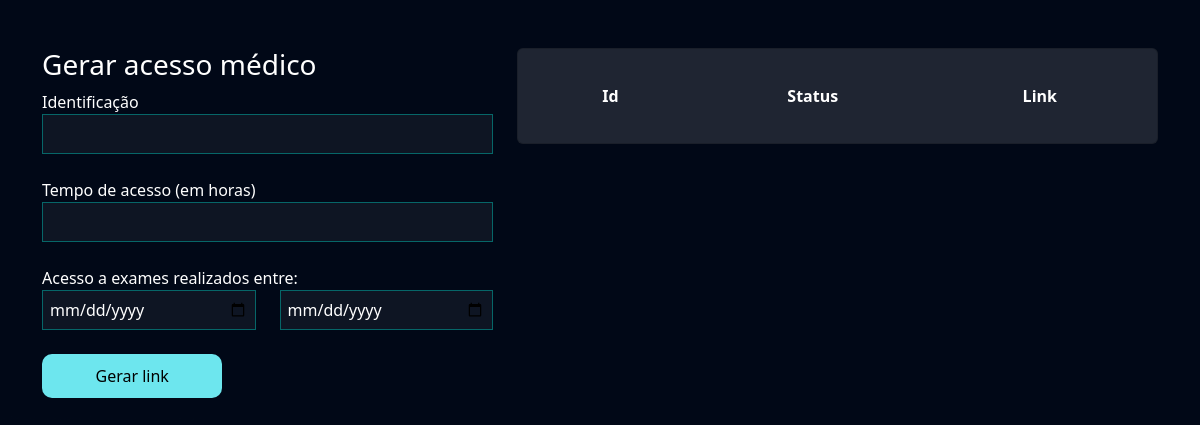
Page /exames/gerar_acesso_medico/ (signed in) on the earlier database version.
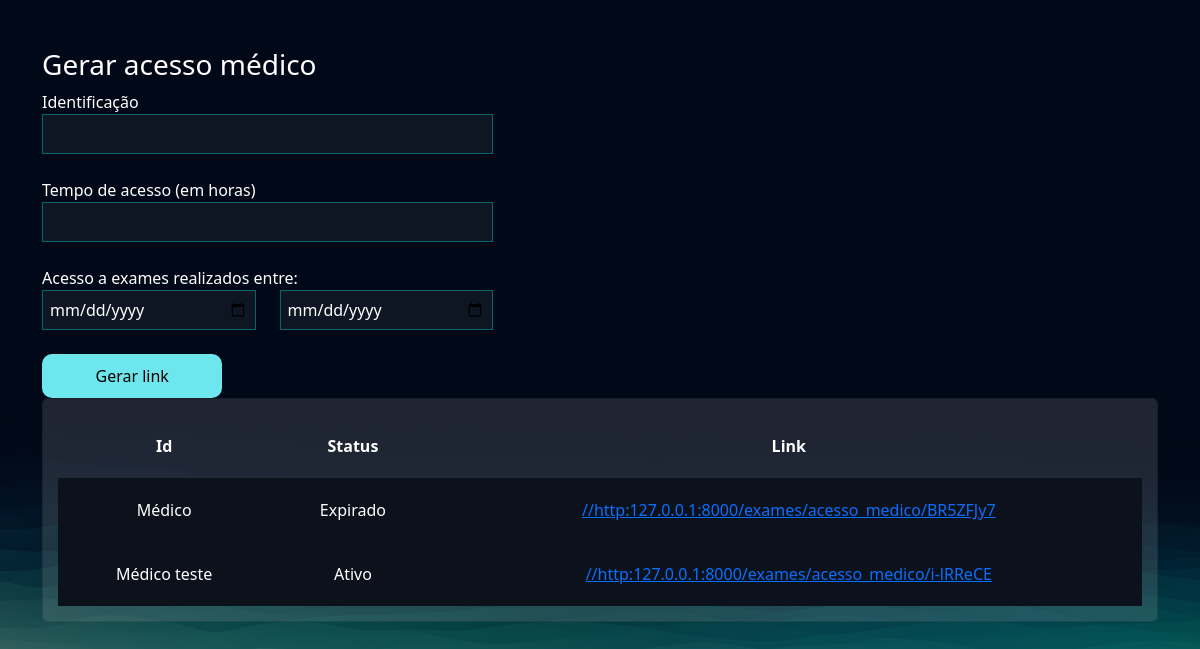
Same page on the later database version.
### exames/models.py (models this page shows, shortened)
class AcessoMedico(models.Model):
    usuario = models.ForeignKey(User, on_delete=models.DO_NOTHING)
    identificacao = models.CharField(max_length=50)
    tempo_de_acesso = models.IntegerField() # Em horas
    criado_em = models.DateTimeField()
    data_exames_iniciais = models.DateField()
    data_exames_finais = models.DateField()
    token = models.CharField(max_length=20, null=True, blank=True)
    @property
    def status(self):
        if timezone.now() > (self.criado_em + timedelta(hours=self.tempo_de_acesso)):
            return 'Expirado'
        else:
            return 'Ativo'
    @property
    def url(self):
        return f'//http:127.0.0.1:8000/exames/acesso_medico/{self.token}'

### exames/views.py (the view, shortened to what this page needs)
# urls.py: path('gerar_acesso_medico/', views.gerar_acesso_medico, name='gerar_acesso_medico'),
@login_required
def gerar_acesso_medico(request):
    acessos_medico = AcessoMedico.objects.filter(usuario=request.user)
    if request.method == 'GET':
        return render(request, 'gerar_acesso_medico.html', {'acessos_medico': acessos_medico})

### exames/templates/gerar_acesso_medico.html (shortened to what this page needs)
{% extends "bases/base.html" %}
{% load static %}
{% block 'head' %}
<link href="{% static 'exames/css/css.css' %}" rel="stylesheet">
<link href="{% static 'exames/css/gerenciar_pedidos.css' %}" rel="stylesheet">
{% endblock 'head' %}
{% block 'conteudo' %}
<br>
<br>
<div class="container">
    <div class="row">
        <div class="col-md-5">
            <h3>Gerar acesso médico</h3>
            <form action="{% url  'gerar_acesso_medico' %}" method="POST">{% csrf_token %}
                <label for="">Identificação</label>
                <br>
                <input style="width: 100%" type="text" name="identificacao" id="" class="input-default">
                <br>
                <br>
                <label for="">Tempo de acesso (em horas)</label>
                <br>
                <input style="width: 100%" type="number" name="tempo_de_acesso" id="" class="input-default">
                <br>
                <br>
                <div class="row">
                    <label for="">Acesso a exames realizados entre:</label>
                    <div class="col-md">
                        <input style="width: 100%" type="date" name="data_exame_inicial" id="" class="input-default">
                    </div>
                    <div class="col-md">
                        <input style="width: 100%" type="date" name="data_exame_final" id="" class="input-default">
                        <br>
                        <br>
                    </div>
                </div>
                <input style="width: 40%" type="submit" class="btn-default" value="Gerar link">
            </form>
        </div>
        <div class="col-md">
            <div class="card">
                <table style="text-align: center">
                    <tr>
                        <th>Id</th>
                        <th>Status</th>
                        <th>Link</th>
                    </tr>
                    {% for acesso in acessos_medico %}
                        <tr class="linha-tabela">
                            <td>{{acesso.identificacao}}</td>
                            <td>{{acesso.status}}</td>
                            <td><a href="{{acesso.url}}">{{acesso.url}}</a></td>
                        </tr>
                    {% endfor %}
                </table>
            </div>
        </div>
    </div>
</div>
{% endblock 'conteudo' %}

### templates/bases/base.html (shortened to what this page needs)
{% load static %}
<!DOCTYPE html>
<html lang="pt-BR">
  <head>
    <link
      href="https://cdn.jsdelivr.net/npm/bootstrap@5.3.1/dist/css/bootstrap.min.css"
      rel="stylesheet"
    />
    <link rel="stylesheet" href="{% static 'geral/css/base.css' %}">
    {% block 'head' %}{% endblock %}
  </head>
  <body>
    {% block 'conteudo' %}{% endblock %}
  </body>
</html>

### templates/static/geral/css/base.css (style rules this page uses)
:root { --main-color: #151C34; --dark-color: #0C121C; --light-color: #6DE6EE; --contrast-color: #f4c96b; --differential-color: #066668; }
* { color: white }
.input-default { background-color: rgba(255, 255, 255, 0.05); border: 1px solid var(--differential-color); padding: 7px; width: 50%; }
.btn-default { background-color: var(--light-color); color: black; width: 15%; padding: 10px; border: none; border-radius: 10px; }

### templates/static/exames/css/css.css (style rules this page uses)
body { background-image: url('/static/geral/img/bg2.png'); background-size: cover; }
.card { background-color: rgba(217, 217, 217, .14); color: white; padding: 15px; }

### templates/static/exames/css/gerenciar_pedidos.css (style rules this page uses)
.linha-tabela { background-color: var(--dark-color); height: 20px; }
td, th { padding: 20px; }

Differences in the rows shown:
added AcessoMedico: identificacao "Médico", status "Expirado", url "//http:127.0.0.1:8000/exames/acesso_medico/BR5ZFJy7"
added AcessoMedico: identificacao "Médico teste", status "Ativo", url "//http:127.0.0.1:8000/exames/acesso_medico/i-lRReCE"
